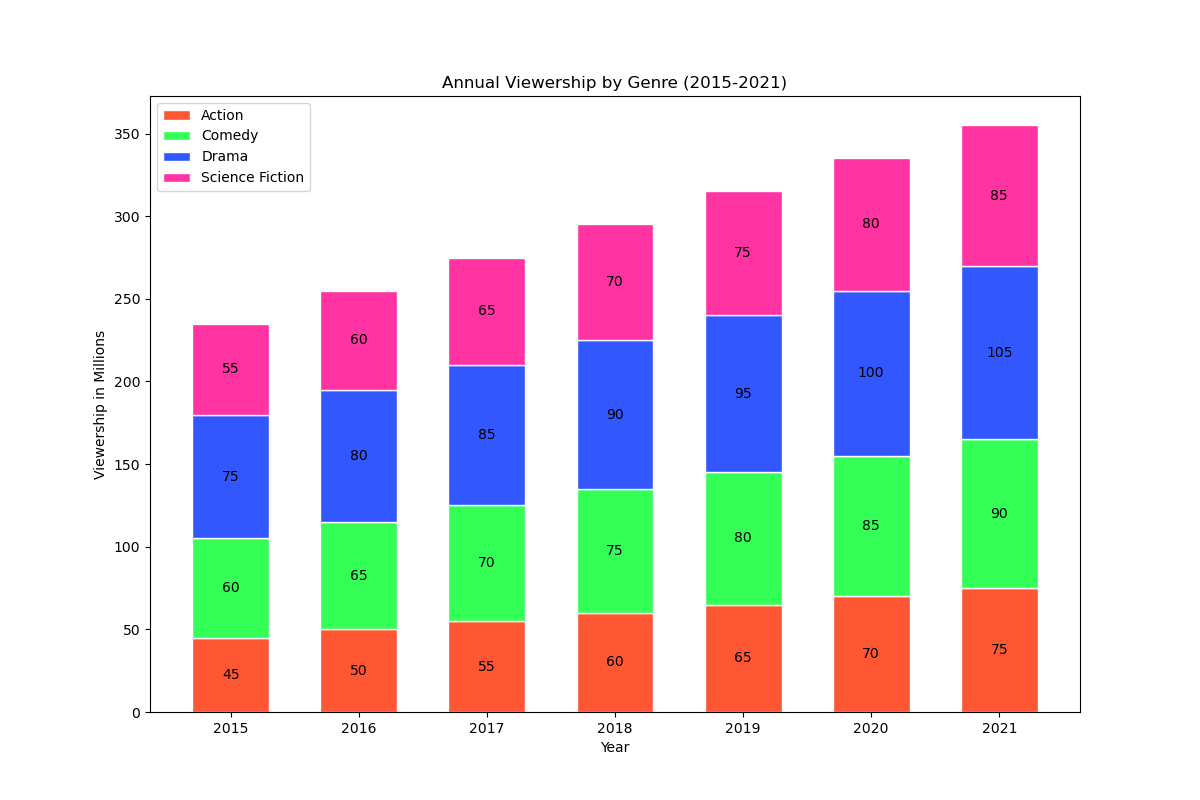

Write Python code to recreate this figure.

import matplotlib.pyplot as plt

# Data from the table provided
years = ['2015', '2016', '2017', '2018', '2019', '2020', '2021']
action = [45, 50, 55, 60, 65, 70, 75]
comedy = [60, 65, 70, 75, 80, 85, 90]
drama = [75, 80, 85, 90, 95, 100, 105]
science_fiction = [55, 60, 65, 70, 75, 80, 85]

# Stacking data
comedy_bottom = [action[i] for i in range(len(action))]
drama_bottom = [comedy_bottom[i] + comedy[i] for i in range(len(comedy))]
science_fiction_bottom = [drama_bottom[i] + drama[i] for i in range(len(drama))]

# Setting figure size
plt.figure(figsize=(12, 8))

# Plotting data
bar_width = 0.6
plt.bar(years, action, width=bar_width, color='#FF5733', edgecolor='white', label='Action')
plt.bar(years, comedy, bottom=comedy_bottom, width=bar_width, color='#33FF57', edgecolor='white', label='Comedy')
plt.bar(years, drama, bottom=drama_bottom, width=bar_width, color='#3357FF', edgecolor='white', label='Drama')
plt.bar(years, science_fiction, bottom=science_fiction_bottom, width=bar_width, color='#FF33A1', edgecolor='white', label='Science Fiction')

# Adding titles and labels
plt.ylabel('Viewership in Millions')
plt.xlabel('Year')
plt.title('Annual Viewership by Genre (2015-2021)')
plt.legend(loc='upper left')

# Adding numerical labels
for i in range(len(years)):
    plt.text(i, action[i] / 2, str(action[i]), ha='center', va='center', color='black')
    plt.text(i, comedy_bottom[i] + comedy[i] / 2, str(comedy[i]), ha='center', va='center', color='black')
    plt.text(i, drama_bottom[i] + drama[i] / 2, str(drama[i]), ha='center', va='center', color='black')
    plt.text(i, science_fiction_bottom[i] + science_fiction[i] / 2, str(science_fiction[i]), ha='center', va='center', color='black')

# Display the plot
plt.show()
